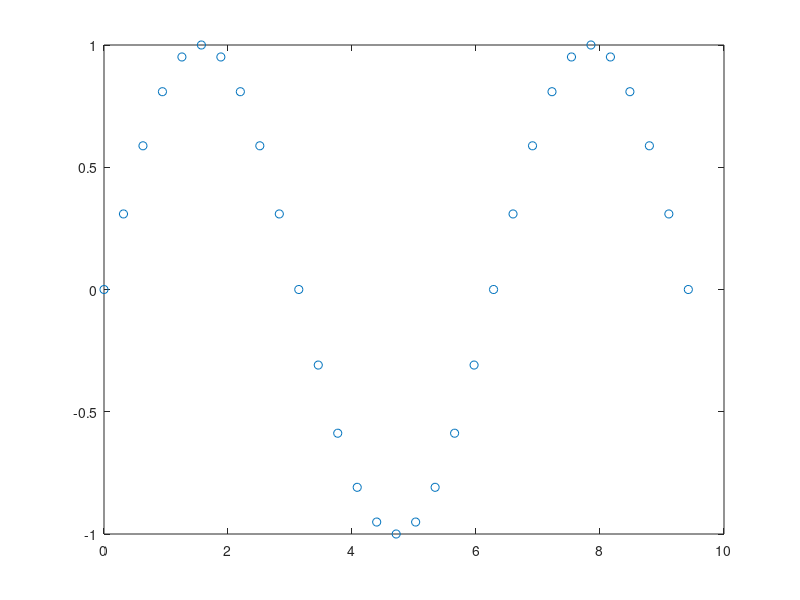

The MATLAB source for this figure: (Note: this script raises an error after producing the figure.)
clear all 
close all 
clc 

% figure()
% t = 0:0.05:1.5;
% y = sin(t*2*pi).^2.*cos(t*2*pi);
% interpfactor = 16;
% tu = linspace(min(t),max(t),length(t)*interpfactor);
% yu2 = interpft(y, interpfactor*length(t));
% yu = resampleFDZP(y,interpfactor);
% plot(t,y, 'o','DisplayName','raw');
% hold on
% % plot(tu,yu,'.', 'DisplayName',sprintf('upsampled %dx', interpfactor));
% plot(tu,yu2,'.', 'DisplayName',sprintf('upsampled %dx', interpfactor));
% % xlim([0 1]);
% ylim([-1,1]);
% % xticks([0,0.25,0.5,0.75,1]);
% grid on
% legend();


figure()
dt1 = 3*pi/30;
t1 = 0:dt1:3*pi;
y1 = sin(t1).^2 .* cos(t1);
y1 = sin(t1);
plot(t1,y1,'o', 'DisplayName','Input')

N = 200;
y2 = interpft(y1,N);
dt2 = dt1*length(t1)/N;
t2 = 0:dt2:3*pi;
y2 = y2(1:length(t2));

interpfactor = 8;
y3 = resampleFDZP(y1, interpfactor);
dt3 = dt1/interpfactor;
t3 = 0:dt3:3*pi;
y3 = y3(1:length(t3));



hold on
plot(t3,y3,'.', 'DisplayName','Output')
legend('Location','southeast')